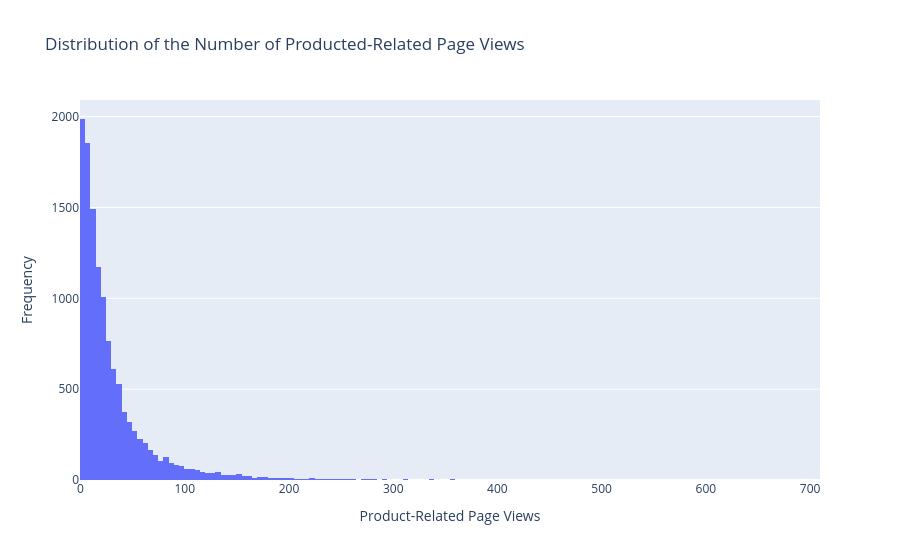

This figure's notebook cell:
### Markdown cell above
### ProductRelated

### Code cell
fig = px.histogram(online_shoppers, x="ProductRelated", title="Distribution of the Number of Producted-Related Page Views")

fig.update_layout(
    legend_title_text = "ProductRelated",
    yaxis_title = "Frequency",
    xaxis_title = "Product-Related Page Views"
)

fig.show()

### Figure 1 — Plotly figure (JSON) as saved in the notebook; plotly's stock layout.template omitted (floating-point values rounded to 4 significant figures; data arrays with more than 128 entries replaced by an {"elided": "..."} marker saying what was removed)
{"data": [{"bingroup": "x", "hovertemplate": "ProductRelated=%{x}<br>count=%{y}<extra></extra>", "legendgroup": "", "marker": {"color": "#636efa", "pattern": {"shape": ""}}, "name": "", "orientation": "v", "showlegend": false, "type": "histogram", "x": {"elided": "12330 int values"}, "xaxis": "x", "yaxis": "y"}], "layout": {"barmode": "relative", "legend": {"title": {"text": "ProductRelated"}, "tracegroupgap": 0}, "title": {"text": "Distribution of the Number of Producted-Related Page Views"}, "xaxis": {"anchor": "y", "domain": [0, 1], "title": {"text": "Product-Related Page Views"}}, "yaxis": {"anchor": "x", "domain": [0, 1], "title": {"text": "Frequency"}}}}
